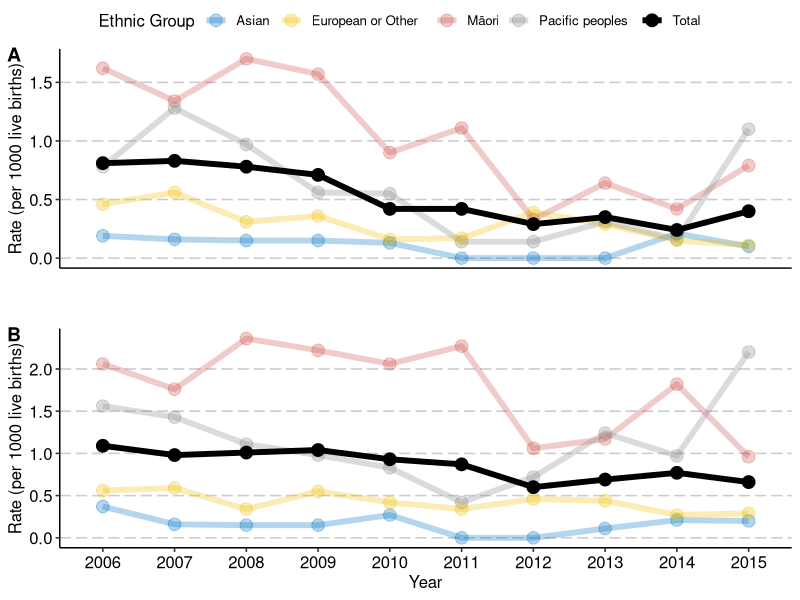
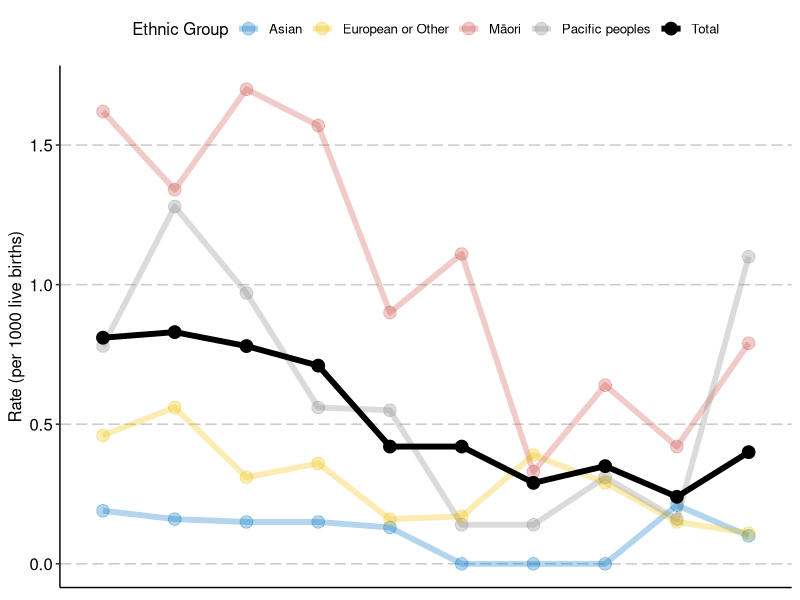
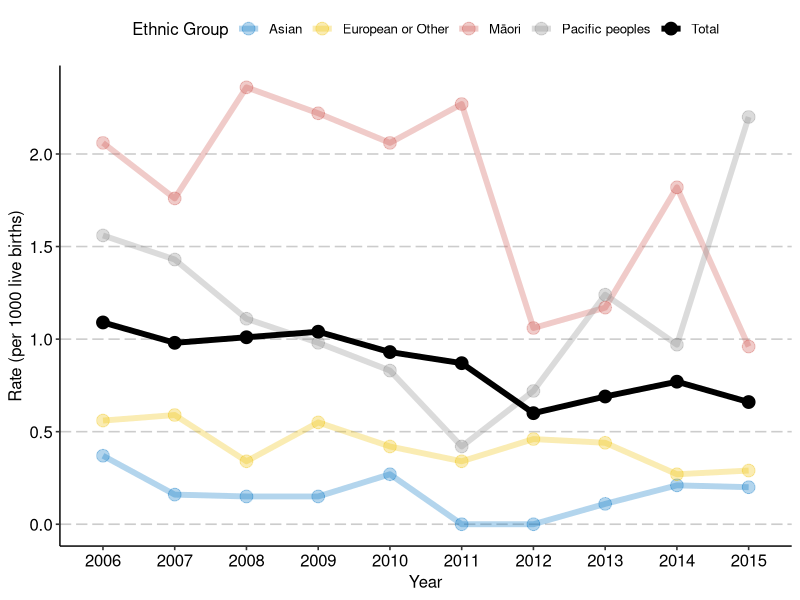

Reproduce these figures in R, in order. (Note: this script raises an error after producing the figures.)
library(tidyverse)
library(readxl)
library(magrittr)
library(ggpubr)
library(ggsci)

df <-
  read_excel(here::here("data", "incidence.xlsx"), sheet = "Ethnic Group")

df %<>%
  mutate(Type = case_when(
    Type == "SIDS" ~ "SIDS deaths",
    Type == "SUDI" ~ "SUDI deaths",
    TRUE ~ Type
  ))

df %<>%
  pivot_longer(
    cols = c(`2006`:`2015`),
    names_to = "Year",
    values_to = "Number"
  ) %>%
  pivot_wider(names_from = "Type", values_from = "Number") %>%
  mutate(
    `SIDS rate` = `SIDS deaths` * 1000 / `Live Births`,
    `SUDI rate` = `SUDI deaths` * 1000 / `Live Births`
  ) %>%
  mutate_if(is.numeric, round, digits = 2)

# Incidence Plot ----------------------------------------------------------

SIDS_eth_inc <- ggplot(data = df,
                   mapping = aes(x = Year, y = `SIDS rate`,
                                 color = `Ethnic Group`)) +
  geom_line(aes(group = `Ethnic Group`),
            size = 2) +
  geom_point(size = 4) +
  scale_color_manual(values = alpha(
    c("#0073C2FF", "#EFC000FF", "#CD534CFF",
      "#868686FF", "black"),
    c(0.3, 0.3, 0.3, 0.3, 1)
  )) +
  ylab("Rate (per 1000 live births)") +
  theme_pubr() +
  theme(
    panel.grid.major.y = element_line(color = "grey80",
                                      linetype = "longdash"),
    axis.title.x = element_blank(),
    axis.ticks.x = element_blank(),
    axis.text.x = element_blank()
  )

SUDI_eth_inc <- ggplot(data = df,
                   mapping = aes(x = Year, y = `SUDI rate`,
                                 color = `Ethnic Group`)) +
  geom_line(aes(group = `Ethnic Group`),
            size = 2) +
  geom_point(size = 4) +
  scale_color_manual(values = alpha(
    c("#0073C2FF", "#EFC000FF", "#CD534CFF",
      "#868686FF", "black"),
    c(0.3, 0.3, 0.3, 0.3, 1)
  )) +
  ylab("Rate (per 1000 live births)") +
  theme_pubr() +
  theme(panel.grid.major.y = element_line(color = "grey80",
                                          linetype = "longdash"))

comb_eth_inc_plot <- ggarrange(
  SIDS_eth_inc,
  SUDI_eth_inc,
  ncol = 1,
  align = "h",
  common.legend = TRUE,
  labels = c("A", "B")
)

ggsave(
  filename = "eth_inc.png",
  plot = comb_inc_plot,
  path = here::here("out"),
  width = 16,
  height = 18,
  units = "cm"
)


# SUDI Incidence and SIDS and SUDI Count ----------------------------------

count_df <- df %>%
  filter(`Ethnic Group` == "Total") %>%
  select(Year, `SUDI deaths`, `SIDS deaths`) %>%
  pivot_longer(
    cols = c(`SUDI deaths`, `SIDS deaths`),
    names_to = "Type",
    values_to = "Number"
  )

count_plot <- ggplot(data = count_df) +
  geom_bar(
    aes(x = Year, y = Number, fill = Type),
    alpha = 0.7,
    color = "black",
    stat = "identity",
    position = "dodge"
  ) +
  scale_fill_manual(values = c("#0073C2FF", "#868686FF")) +
  scale_color_manual(values = c("#0073C2FF", "#868686FF")) +
  theme_pubr() +
  theme(
    panel.grid.major.y = element_line(color = "grey80",
                                      linetype = "dashed")
  )

comb_count_plot <- ggarrange(
  count_plot,
  SUDI_inc,
  ncol = 1,
  align = "h",
  labels = c("A", "B")
)

ggsave(
  filename = "count_inc.png",
  plot = comb_count_plot,
  path = here::here("out"),
  width = 17,
  height = 18,
  units = "cm"
)

# Incidence and SUDI ethnic breakdown -------------------------------------

inc_df <- df %>%
  filter(`Ethnic Group` == "Total") %>%
  select(Year, `SUDI rate`, `SIDS rate`) %>%
  pivot_longer(
    cols = c(`SUDI rate`, `SIDS rate`),
    names_to = "Type",
    values_to = "Rate"
  )

inc_bar_plot <- ggplot(data = inc_df) +
  geom_bar(
    aes(x = Year, y = Rate, fill = Type),
    alpha = 0.7,
    color = "black",
    stat = "identity",
    position = "dodge"
  ) +
  ylab("Rate (per 1000 live births)") +
  scale_fill_manual(values = c("#0073C2FF", "#868686FF")) +
  scale_color_manual(values = c("#0073C2FF", "#868686FF")) +
  theme_pubr() +
  theme(
    panel.grid.major.y = element_line(color = "grey80",
                                      linetype = "dashed")
  )

comb_inc_plot <- ggarrange(
  inc_bar_plot,
  SUDI_inc,
  ncol = 1,
  align = "h",
  labels = c("A", "B")
)


ggsave(
  filename = "incidence.png",
  plot = comb_inc_plot,
  path = here::here("out"),
  width = 17,
  height = 18,
  units = "cm"
)
